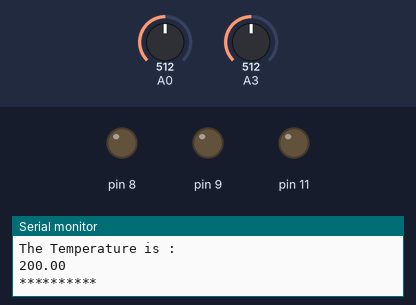
Recording of a sketch running on a simulated Arduino Uno, built with avr-gcc and run on an emulated ATmega328P. Shown: output pins drawn as LEDs (lit = HIGH), the last lines printed to the serial monitor. The inputs (shaded band) are chosen by the test bench; at power-on: A0 = 512, A3 = 512.

Above: at 0.1 s.
At 1.8 s:
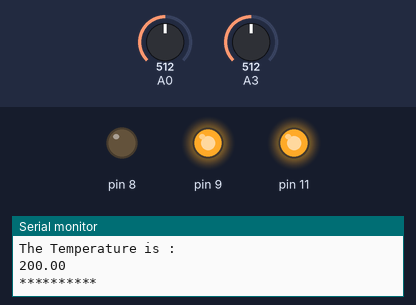
1.9 s: A0 set to 173
4.2 s: A0 set to 154
At 7.5 s:
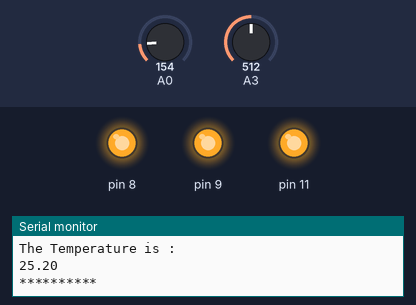
Timing chart, 0 to 9.0 s (numbered marks = the images above; inputs shaded):
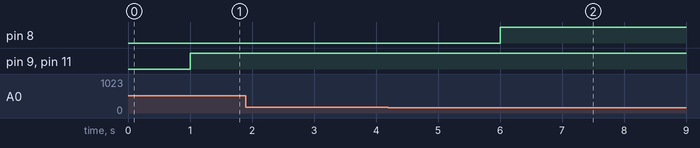

Measured:
- the behaviour switches between 164 and 163 on A0 (found by bisection; images 1 and 2)
- after the input at 4.2 s, pin 8: LOW → HIGH after 1.8 s

The sketch:

code__1_.ino
```cpp
// C++ code
//
void setup()
{
  Serial.begin(9600);
  pinMode(8,OUTPUT);
  pinMode(9,OUTPUT);
  pinMode(11,OUTPUT);
}

void loop()
{
  // Getting the data from the Temperature sensor
  double a = analogRead(A0);

  // Converting Analog value to Digital Value
  double Conv = (((a/1024)*5)-0.5)*100;
  Serial.println("The Temperature is :");
  Serial.println(Conv);
  Serial.println("**********");
  delay(1000);
  if(Conv>30)
  {
    	digitalWrite(9,HIGH);
  }
  else
  {
    	digitalWrite(8,HIGH);
  }

  // Getting the data from Gas Sensor
  int gas = analogRead(A3);
  Serial.println("Tha value is: ");
  Serial.println(gas);
  int thres = 50;
  if (gas > thres)
  {
    	digitalWrite(11,HIGH);
  }
}
```
